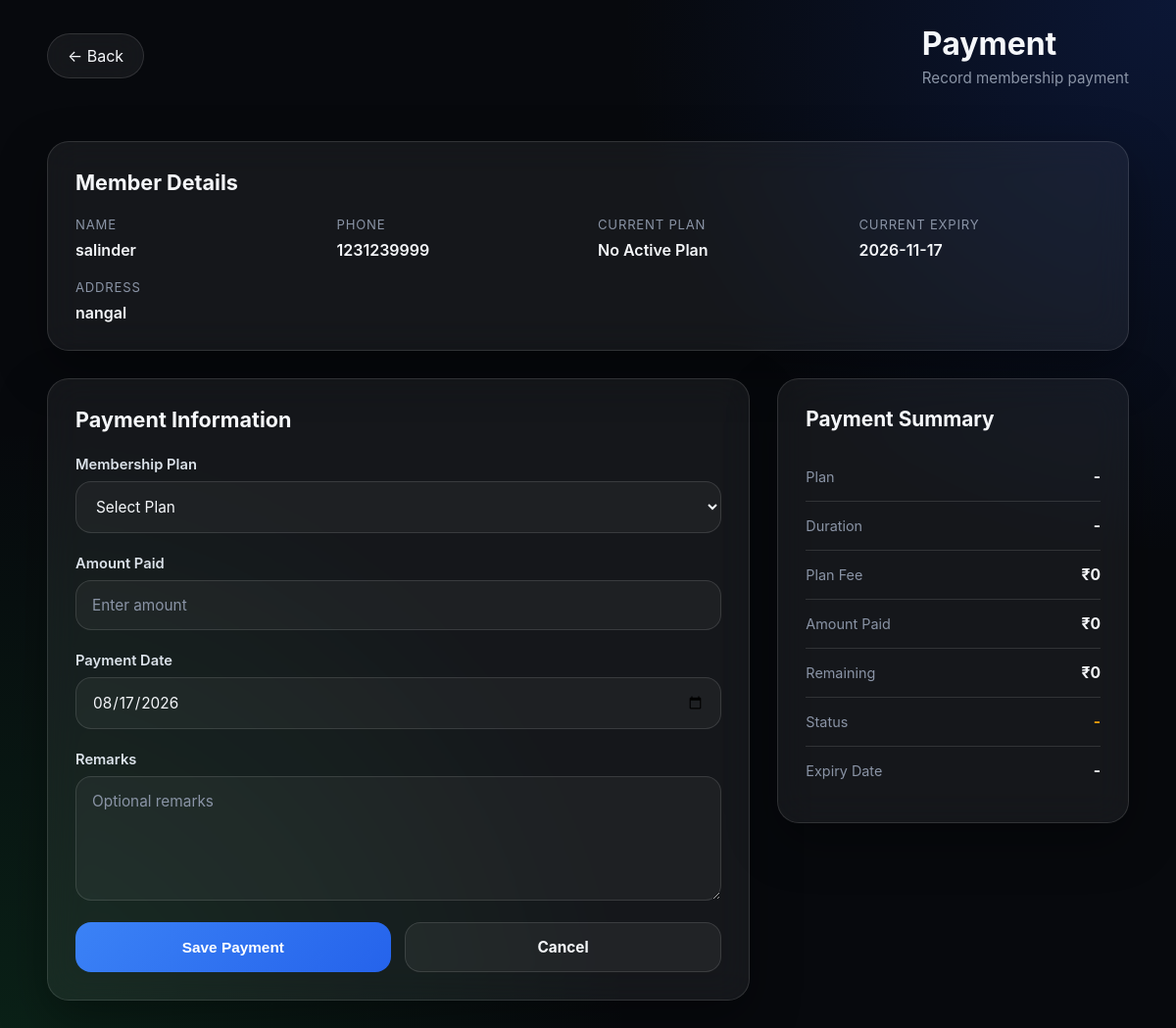
The page /members/7/membership (signed in) on the database its author committed.
### models.py (models this page shows, shortened)
class Member(db.Model):
    __tablename__ = "member"
    id = db.Column(db.Integer, primary_key=True)
    owner_id = db.Column(
        db.Integer,
        db.ForeignKey("gym_owner.id"),
        nullable=False,
        index=True
    )
    name = db.Column(db.String(100), nullable=False)
    address = db.Column(db.String(150), nullable=False)
    phone = db.Column(db.String(15), nullable=False)
    join_date = db.Column(db.Date, nullable=False)
    notes = db.Column(db.Text)
    active = db.Column(db.Boolean, default=True)
    current_plan_id = db.Column(
        db.Integer,
        db.ForeignKey("membership_plan.id")
    )
    membership_start = db.Column(db.Date)
    membership_expiry = db.Column(db.Date)
    memberships = db.relationship(
        "Membership",
        backref="member",
        lazy=True,
        cascade="all, delete-orphan"
    )
    attendance = db.relationship(
        "Attendance",
        backref="member",
        lazy=True,
        cascade="all, delete-orphan"
    )
    __table_args__ = (
        db.UniqueConstraint(
            "owner_id",
            "name",
            name="uq_owner_member_name"
        ),
    )

### routes/members.py (the view, shortened to what this page needs)
@members_bp.route("/members/<int:member_id>/membership", methods=["GET", "POST"])
@login_required
def add_membership(member_id):
    member = Member.query.get_or_404(member_id)
    if member.owner_id != current_user.id:
        abort(403)
    plans = MembershipPlan.query.filter_by(owner_id=current_user.id, active=True).all()
    errors = {}
    return render_template("payment.html", member=member, plans=plans, errors=errors, server_error=False)

### main.py (called while the page is built)
def create_app():
    app = Flask(__name__)
    app.secret_key = "ppp"
    app.config["SQLALCHEMY_DATABASE_URI"] = "sqlite:///gym.db"
    app.config["SQLALCHEMY_TRACK_MODIFICATIONS"] = False
    db.init_app(app)
    login_manager = LoginManager()
    login_manager.init_app(app)
    login_manager.login_view = "auth.login"
    @login_manager.user_loader
    def load_user(user_id):
        return db.session.get(GymOwner, int(user_id))
    from routes.admin import admin_bp
    from routes.auth import auth_bp
    from routes.members import members_bp
    from routes.settings import settings_bp
    app.register_blueprint(auth_bp)
    app.register_blueprint(members_bp)
    app.register_blueprint(settings_bp)
    app.register_blueprint(admin_bp)
    return app

### templates/payment.html (shortened to what this page needs)
<!DOCTYPE html>
<html lang="en">
<head>
  <link rel="stylesheet" href="{{ url_for('static', filename='css/payment.css') }}">
</head>
<body>
  <header class="topbar">
    <a href="javascript:history.back()" class="back-btn">
      ← Back
    </a>
    <div class="title-area">
      <h1>Payment</h1>
      <p>Record membership payment</p>
    </div>
  </header>
  <main class="page">
    <section class="member-card glass">
      <div class="card-header">
        <h2>Member Details</h2>
      </div>
      <div class="member-grid">
        <div class="item">
          <span class="label">Name</span>
          <span class="value">{{ member.name }}</span>
        </div>
        <div class="item">
          <span class="label">Phone</span>
          <span class="value">{{ member.phone }}</span>
        </div>
        <div class="item">
          <span class="label">Current Plan</span>
          <span class="value">
            {{ member.current_plan or "No Active Plan" }}
          </span>
        </div>
        <div class="item">
          <span class="label">Current Expiry</span>
          <span class="value">
            {{ member.membership_expiry or "-" }}
          </span>
        </div>
        <div class="item full">
          <span class="label">Address</span>
          <span class="value">
            {{ member.address }}
          </span>
        </div>
      </div>
    </section>
    <section class="payment-layout">
      <form method="POST" class="glass payment-form" novalidate>
        <h2>Payment Information</h2>
        <div class="form-group">
          <label for="plan_id">
            Membership Plan
          </label>
          <select id="plan_id" name="plan_id" required>
            <option value="">
              Select Plan
            </option>
            {% for plan in plans %}
            <br>
            {% endfor %}
          </select>
        </div>
        <div class="form-group">
          <label for="amount_paid">
            Amount Paid
          </label>
          <input type="number" id="amount_paid" name="amount_paid" min="0" step="1" placeholder="Enter amount">
        </div>
        <div class="form-group">
          <label for="payment_date">
            Payment Date
          </label>
          <input type="date" id="payment_date" name="payment_date">
        </div>
        <div class="form-group">
          <label for="remarks">
            Remarks
          </label>
          <textarea id="remarks" name="remarks" rows="5" placeholder="Optional remarks"></textarea>
        </div>
        <div class="form-actions">
          <button type="submit" class="primary-btn">
            Save Payment
          </button>
          <a href="javascript:history.back()" class="secondary-btn">
            Cancel
          </a>
        </div>
      </form>
      <aside class="glass summary-card">
        <h2>Payment Summary</h2>
        <div class="summary-row">
          <span>Plan</span>
          <strong id="summary-plan">
          </strong>
        </div>
        <div class="summary-row">
          <span>Duration</span>
          <strong id="summary-duration">
          </strong>
        </div>
        <div class="summary-row">
          <span>Plan Fee</span>
          <strong id="summary-fee">
            ₹0
          </strong>
        </div>
        <div class="summary-row">
          <span>Amount Paid</span>
          <strong id="summary-paid">
            ₹0
          </strong>
        </div>
        <div class="summary-row">
          <span>Remaining</span>
          <strong id="summary-remaining">
            ₹0
          </strong>
        </div>
        <div class="summary-row">
          <span>Status</span>
          <strong id="summary-status">
          </strong>
        </div>
        <div class="summary-row">
          <span>Expiry Date</span>
          <strong id="summary-expiry">
          </strong>
        </div>
      </aside>
    </section>
  </main>
</body>
</html>

### static/css/payment.css (style rules this page uses)
* { margin:0; padding:0; box-sizing:border-box; -webkit-tap-highlight-color:transparent; }
html { scroll-behavior:smooth; }
:root { --bg:#07090d; --bg2:#0f131b; --card:rgba(255,255,255,.06); --border:rgba(255,255,255,.12); --white:#f5f7fa; --text:#dbe2ea; --muted:#8a94a6; --blue:#3b82f6; --blue2:#2563eb; --green:#22c55e; --red:#ef4444; --orange:#f59e0b; --shadow:0 18px 50px rgba(0,0,0,.35); --radius:22px; --radius-small:14px; --transition:.25s ease; }
body { background: radial-gradient(circle at top right,#1d4ed833,transparent 35%), radial-gradient(circle at bottom left,#22c55e22,transparent 40%), var(--bg); color:var(--white); font-family: Inter, system-ui, sans-serif; min-height:100vh; transition: background .3s, color .3s; }
a { color:inherit; text-decoration:none; }
.page { width:min(1150px,92%); margin:auto; padding:30px 0 60px; }
.topbar { width:min(1150px,92%); margin:25px auto; display:flex; align-items:center; justify-content:space-between; gap:20px; flex-wrap:wrap; }
.title-area h1 { font-size:2rem; font-weight:700; margin-bottom:6px; }
.title-area p { color:var(--muted); font-size:.95rem; }
.back-btn { padding:12px 20px; border-radius:999px; background:var(--card); border:1px solid var(--border); backdrop-filter:blur(16px); transition:var(--transition); }
.glass { background:var(--card); border:1px solid var(--border); border-radius:var(--radius); backdrop-filter:blur(18px); box-shadow:var(--shadow); }
.member-card { padding:28px; margin-bottom:28px; animation:fadeUp .45s ease; }
.card-header { margin-bottom:22px; }
.card-header h2 { font-size:1.35rem; }
.member-grid { display:grid; grid-template-columns: repeat(auto-fit,minmax(220px,1fr)); gap:20px; }
.item { display:flex; flex-direction:column; gap:8px; }
.item.full { grid-column:1/-1; }
.label { font-size:.82rem; color:var(--muted); text-transform:uppercase; letter-spacing:.06em; }
.value { font-size:1rem; font-weight:600; word-break:break-word; }
.payment-layout { display:grid; grid-template-columns: 2fr 1fr; gap:28px; }
.payment-form { padding:28px; animation:fadeUp .55s ease; }
.payment-form h2 { margin-bottom:24px; font-size:1.35rem; }
.form-group { display:flex; flex-direction:column; gap:8px; margin-bottom:22px; }
.form-group label { font-size:.92rem; font-weight:600; color:var(--text); }
.form-group input, .form-group select, .form-group textarea { width:100%; padding:15px 16px; border-radius:16px; border:1px solid var(--border); background:rgba(255,255,255,.04); color:var(--white); font-size:.96rem; outline:none; transition:var(--transition); font-family:inherit; }
.form-group input::placeholder, .form-group textarea::placeholder { color:var(--muted); }
.form-group textarea { resize:vertical; min-height:120px; }
.form-actions { display:flex; gap:14px; margin-top:10px; flex-wrap:wrap; }
.primary-btn, .secondary-btn { flex:1; min-width:170px; padding:15px; border:none; border-radius:16px; font-size:.96rem; font-weight:700; cursor:pointer; transition:var(--transition); text-align:center; }
.primary-btn { background:linear-gradient(135deg,var(--blue),var(--blue2)); color:white; }
.secondary-btn { background:rgba(255,255,255,.05); border:1px solid var(--border); color:var(--white); }
.summary-card { padding:28px; height:fit-content; position:sticky; top:24px; animation:fadeUp .65s ease; }
.summary-card h2 { margin-bottom:22px; font-size:1.3rem; }
.summary-row { display:flex; justify-content:space-between; align-items:center; padding:15px 0; border-bottom:1px solid var(--border); gap:18px; }
.summary-row:last-child { border-bottom:none; }
.summary-row span { color:var(--muted); font-size:.9rem; }
.summary-row strong { font-size:.98rem; text-align:right; word-break:break-word; }
#summary-status { color:var(--orange); }

### rows shown on the page
Member: name "salinder", phone "1231239999", membership_expiry "2026-11-17", address "nangal"

### other values the page prints
{{ member.current_plan or "No Active Plan" }} "No Active Plan"
